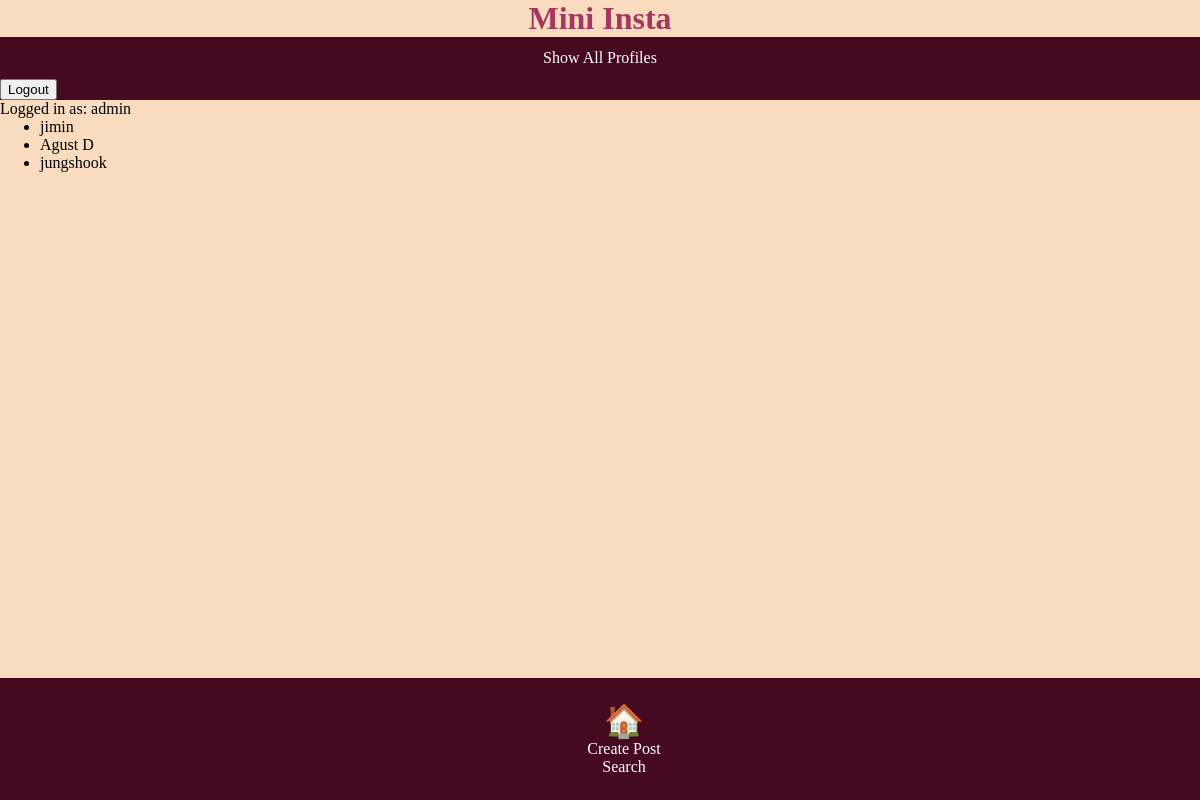
The app's page /mini_insta/profile/3/followers (signed in) with its own data.
### mini_insta/models.py (models this page shows, shortened)
class Profile(models.Model):
    username = models.TextField(blank=True)
    display_name = models.TextField(blank=True)
    profile_image_url = models.URLField(blank=True)
    bio_text = models.TextField(blank=True)
    join_date = models.DateTimeField(auto_now=True)
    user = models.ForeignKey(User, on_delete=models.CASCADE)
    def get_followers(self):
        followers = Follow.objects.filter(profile=self)
        return [f.follower_profile for f in followers]
    def get_num_followers(self):
        follower_list = self.get_followers()
        return len(follower_list)

### mini_insta/views.py (the view)
# urls.py: path(r'profile/<int:pk>/followers', ShowFollowersDetailView.as_view(), name="show_followers"),
class ShowFollowersDetailView(DetailView):
    model = Profile
    template_name = "mini_insta/show_followers.html"
    context_object_name = "profile"
    def get_context_data(self,  **kwargs):
        context = super().get_context_data(**kwargs)
        profile = self.get_object()
        context['followers'] = profile.get_followers()
        context['num_followers'] = profile.get_num_followers()
        return context

### mini_insta/templates/mini_insta/show_followers.html (shortened to what this page needs)
{% extends 'mini_insta/base.html' %}
{% block content %}
    {% if followers %}
        <ul>
        {% for profile in followers %}
            <li>{{ profile.display_name }}</li>
        {% endfor %}
        </ul>
    {% else %}
        <p>No followers yet.</p>
    {% endif %}
{% endblock %}

### mini_insta/templates/mini_insta/base.html (shortened to what this page needs)
{% load static %}
<html>
    <head>
        <link rel="stylesheet" type="text/css" href="{% static 'static.css' %}">
    </head>
    <body>
        <h1>Mini Insta</h1>
        <nav>
            <ul>
                <li><a href="{% url 'show_all_profiles' %}">Show All Profiles</a></li>
                {% if request.user.is_authenticated %}
                <li>
                    <form action="{% url 'logout' %}" method="post" style="display:inline;">
                         <button type="submit" value="Logout">
                             Logout
                         </button>
                     </form>
                 </li>
                {% else %}
                <li><a href="{% url 'login' %}">Login</a></li>
                {% endif %}
            </ul>
            {% if request.user.is_authenticated %}
                Logged in as: {{request.user}}
            {% else %}
                No one is logged in.
            {% endif %}
        </nav>
        {% block content %}
        {% endblock %}
    </body>
    <footer id="mini-insta-footer">
        {% if profile %}
            {% if request.user.is_authenticated and request.user == profile.user %}
            <p><a href="{% url 'show_feed' %}"><span class="white-house">🏠</span></a></p>
            <p id="create-post-link"><a href="{% url 'create_post' %}">Create Post</a></p>
            <p id="search-link"><a href="{% url 'show_search' %}">Search</a></p>
            {% endif %}
        {% endif %}
    </footer>
</html>

### static/static.css (style rules this page uses)
nav ul { list-style-type: none; margin: 0; padding: 0; overflow: hidden; background-color: #450920; }
nav ul li { float: center; }
nav ul li a { display: block; color: white; text-align: center; padding: 1% 2%; text-decoration: none; }
html { background-color: #f9dbbd; }
h1 { color: #a53860; text-align: center; }
p { text-align: center; color: #450920 }
footer { text-align: center; background-color: #450920; color: white; padding: 2%; bottom: 0; width: 100%; margin-top: 2%; }
footer .white-house { color: white; font-size: calc(8px + 2vw); }
#mini-insta-footer { position: fixed; left: 0; bottom: 0; width: 100%; color: white; text-align: center; text-decoration: none; }
* { margin: 0; }
footer { color: white; }
#create-post-link a { color: white; text-decoration: none; }
#search-link a { color: white; text-decoration: none; }

### records on screen
Profile: display_name "jimin"
Profile: display_name "Agust D"
Profile: display_name "jungshook"

### other values on screen
{{ request.user }} "admin"
